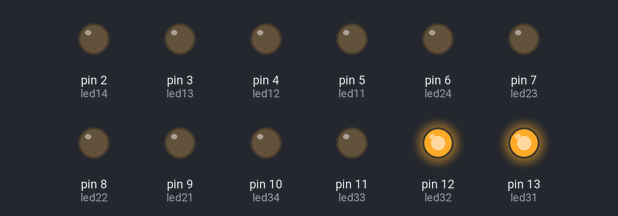
The sketch below on a simulated Arduino Uno, built with avr-gcc and run on an emulated ATmega328P. On the bench: output pins drawn as LEDs (lit = HIGH).

Above: at 0.12 s.
At 1.62 s:
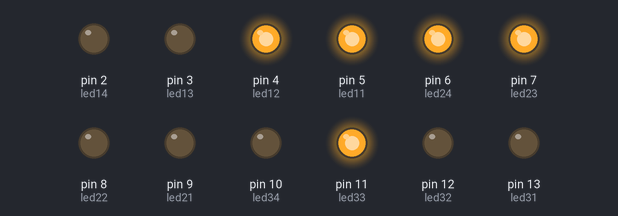
At 3.12 s:
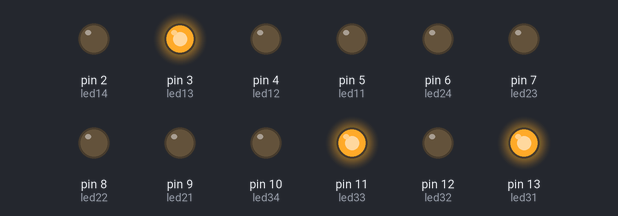
At 3.87 s:
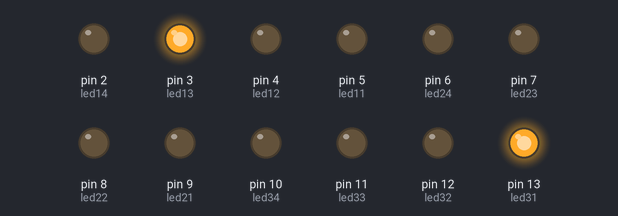
At 4.87 s:
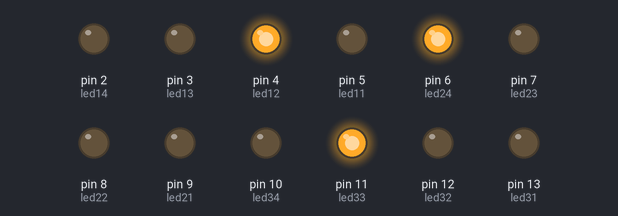
At 6.37 s:
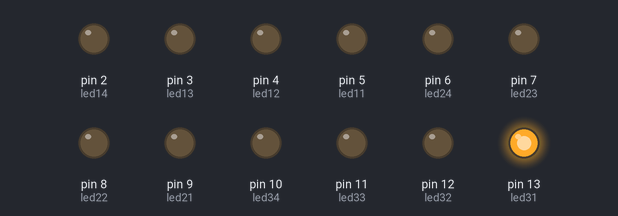
Timing chart, 0 to 6.7 s (numbered marks = the images above):
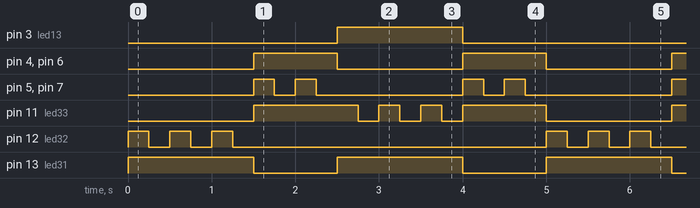

The sketch:

Chainsmokers_Closer.ino
```cpp
int led31 = 13; // trzeci palec (serdeczny) zielony
int led32 = 12; // biały
int led33 = 11; // niebieski
int led34 = 10; // czerwony
int led21 = 9;  // drugi palec (środkowy) zielony
int led22 = 8;  // biały
int led23 = 7;  // niebieski
int led24 = 6;  // czerwony
int led11 = 5;  // pierwszy palec (wskazujący) zielony
int led12 = 4;  // biały
int led13 = 3;  // niebieski
int led14 = 2;  // czerwony


void setup() {
  pinMode(led31, OUTPUT);
  pinMode(led32, OUTPUT);
  pinMode(led33, OUTPUT);
  pinMode(led34, OUTPUT);
  pinMode(led21, OUTPUT);
  pinMode(led22, OUTPUT);
  pinMode(led23, OUTPUT);
  pinMode(led24, OUTPUT);
  pinMode(led11, OUTPUT);
  pinMode(led12, OUTPUT);
  pinMode(led13, OUTPUT);
  pinMode(led14, OUTPUT);
}

void loop() {
  Verse();
  Chorus();
  Verse();
  Chorus();
  Chorus();
  delay(5000);
}

void Verse(){
  for (int i = 0; i < 8; i++){
  AkordC();
  AkordD();
  AkordE();
  AkordD();
  }
}


void Chorus(){
  for (int i = 0; i < 7; i++){
  AkordC();
  AkordD();
  AkordE();
  AkordD();
  }
}

void AkordC(){
  digitalWrite(led31, HIGH);
  for (int i = 0; i < 3; i++){
    digitalWrite(led32, HIGH);
    delay(250);
    digitalWrite(led32, LOW);
    delay(250);
  }
  digitalWrite(led31, LOW);
}
void AkordD(){
  digitalWrite(led12, HIGH);
  digitalWrite(led24, HIGH);
  digitalWrite(led33, HIGH);
  for (int i = 0; i < 2; i++){
    digitalWrite(led11, HIGH);
    digitalWrite(led23, HIGH);
    delay(250);
    digitalWrite(led11, LOW);
    digitalWrite(led23, LOW);
    delay(250);
  }
  digitalWrite(led12, LOW);
  digitalWrite(led24, LOW);
  digitalWrite(led33, LOW);
}
void AkordE(){
  digitalWrite(led31, HIGH);
  digitalWrite(led13, HIGH);
  for ( int i = 0; i < 3; i ++){
    digitalWrite(led33, HIGH);
    delay(250);
    digitalWrite(led33, LOW);
    delay(250);
    }
  digitalWrite(led31, LOW);
  digitalWrite(led13, LOW);
}
```

Measured:
- by itself, pin 3 (led13): alternates HIGH for 1.5 s and LOW for 3.5 s
- by itself, pin 4 (led12), pin 6 (led24): alternates HIGH for 1.0 s and LOW for 1.5 s
- by itself, pin 5 (led11), pin 7 (led23): repeats every 2.5 s: LOW 0.25 s, HIGH 0.25 s, LOW 1.8 s, HIGH 0.25 s
- by itself, pin 11 (led33): repeats every 5.0 s: 2 × (LOW 0.25 s, HIGH 0.25 s), LOW 0.25 s, HIGH 1.0 s, LOW 1.5 s, HIGH 1.3 s
- by itself, pin 12 (led32): repeats every 5.0 s: 2 × (LOW 0.25 s, HIGH 0.25 s), LOW 3.8 s, HIGH 0.25 s
- by itself, pin 13 (led31): alternates HIGH for 1.5 s and LOW for 1.0 s
